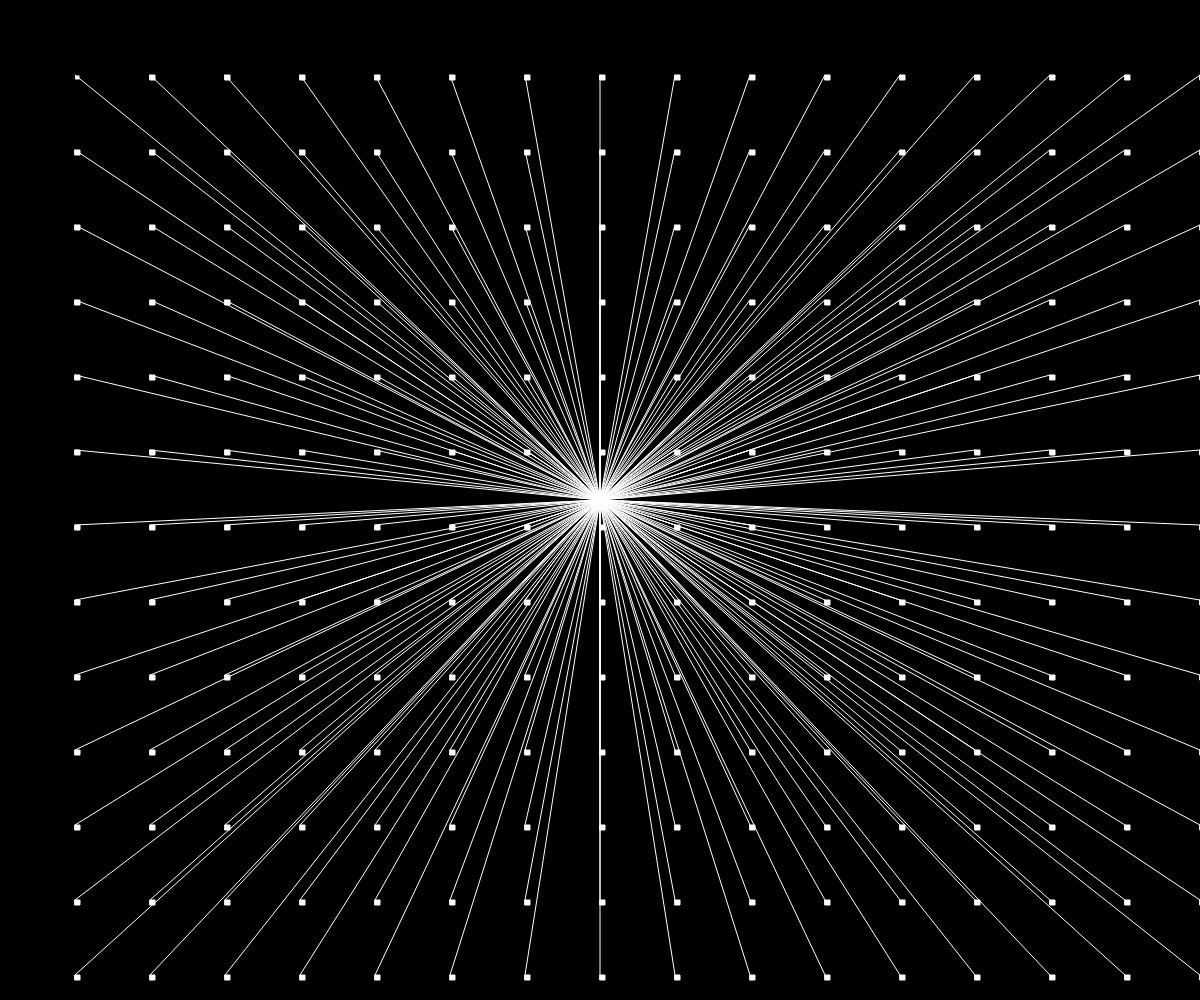
Frame 1 (no input)
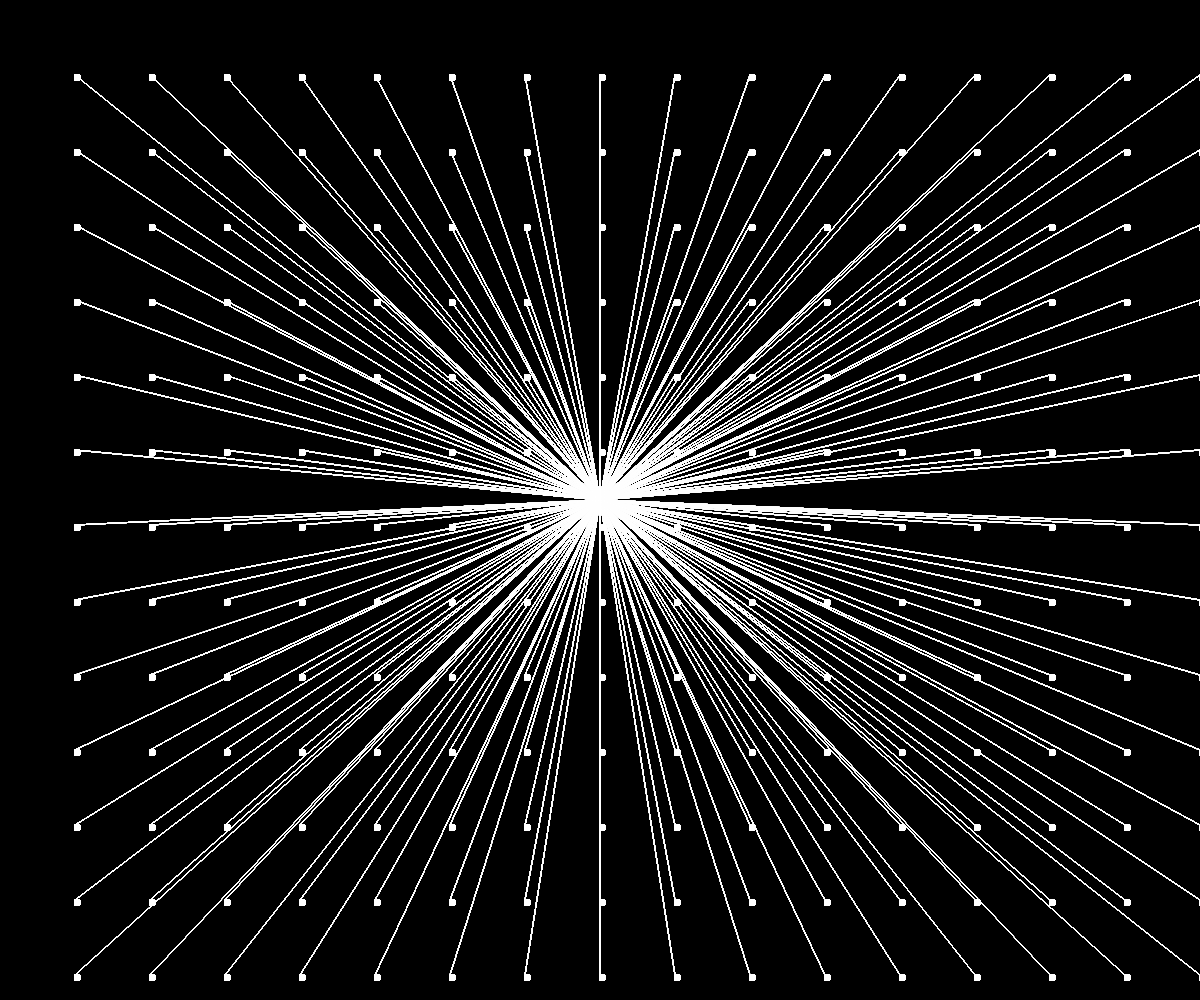
Frame 60 (no input)
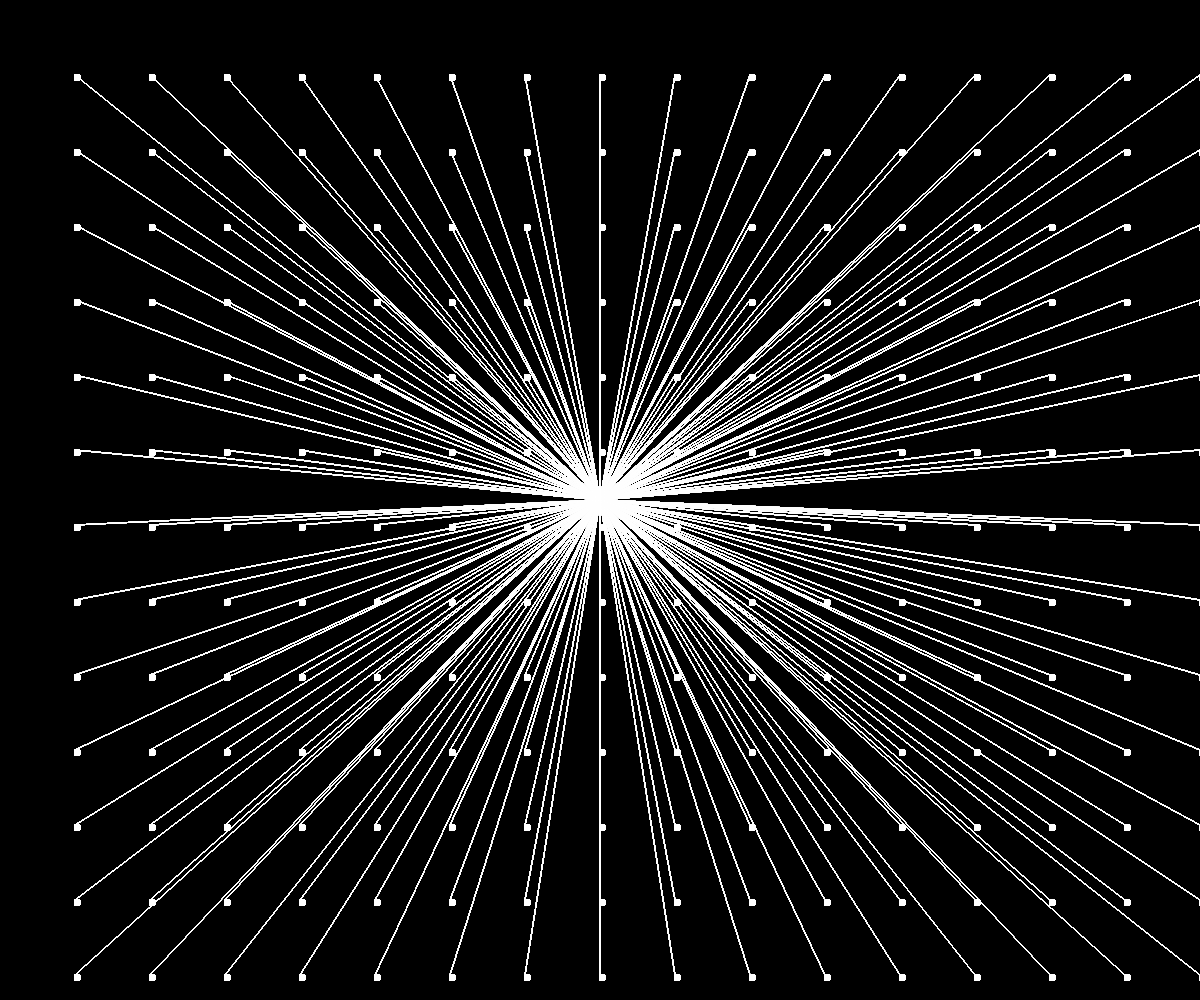
Frame 120 (the mouse pressed at the canvas centre since frame 60)

The p5.js sketch that drew these frames (run headless with seeded random() and noise() and a simulated clock; from frame 60 on, the mouse is pressed at the canvas centre):

// p5.js sketch
// ── sketch.js
// Refactor the following code
// - in other words, keep the same functionality, but improve the method used

function setup() {
    createCanvas(windowWidth, windowHeight);
    background(0);
}

function draw() {
    for(x = 75; x <= width; x += 75){
        for(y = 75; y <= height; y += 75){
            fill(255);
            rect(x, y, 5, 5);
            stroke(255);
            strokeWeight(1)
            line(width/2, height/2, x, y);
        }
    }
}
